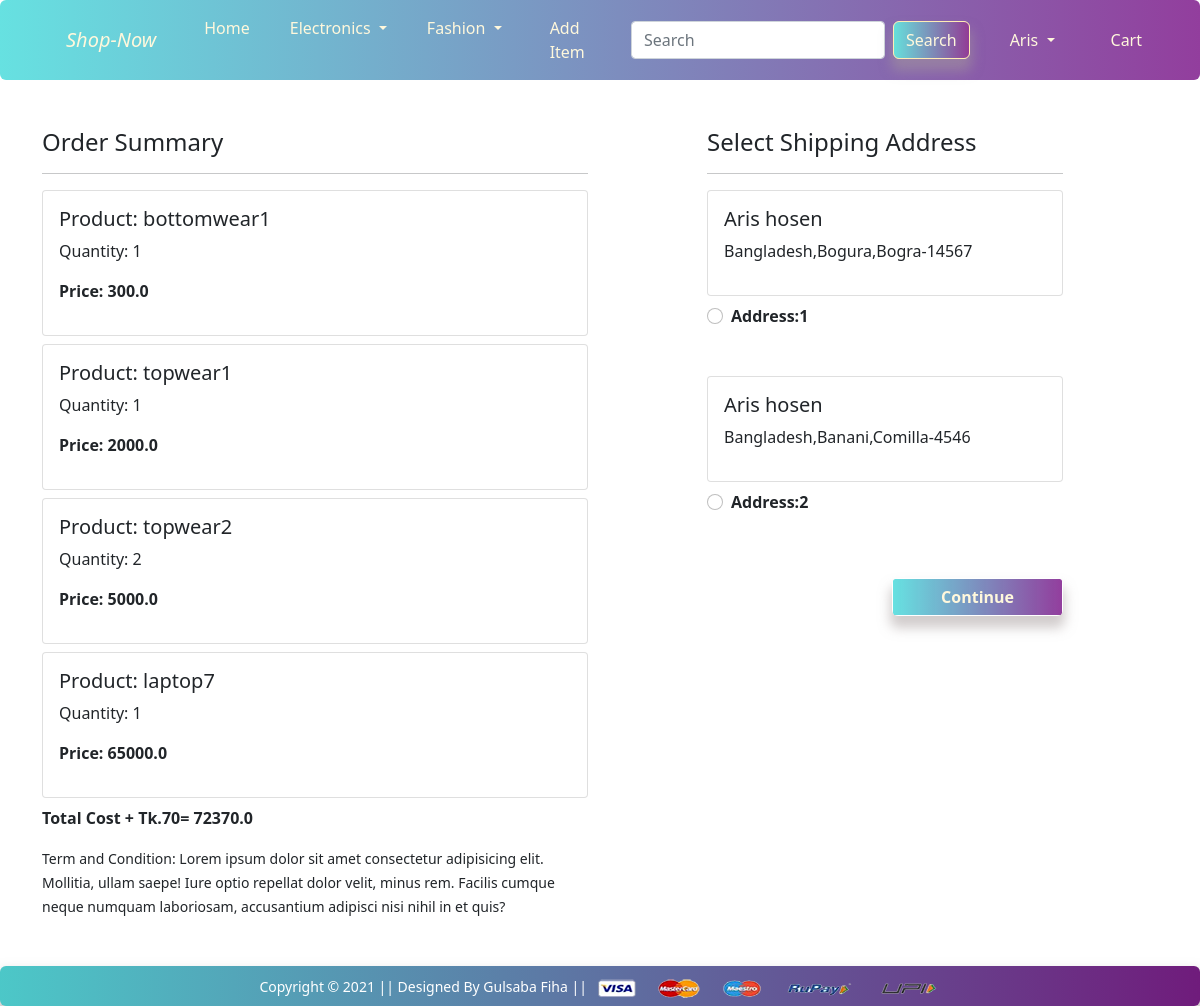
/checkout/ (signed in), run on an earlier commit of the app's database.
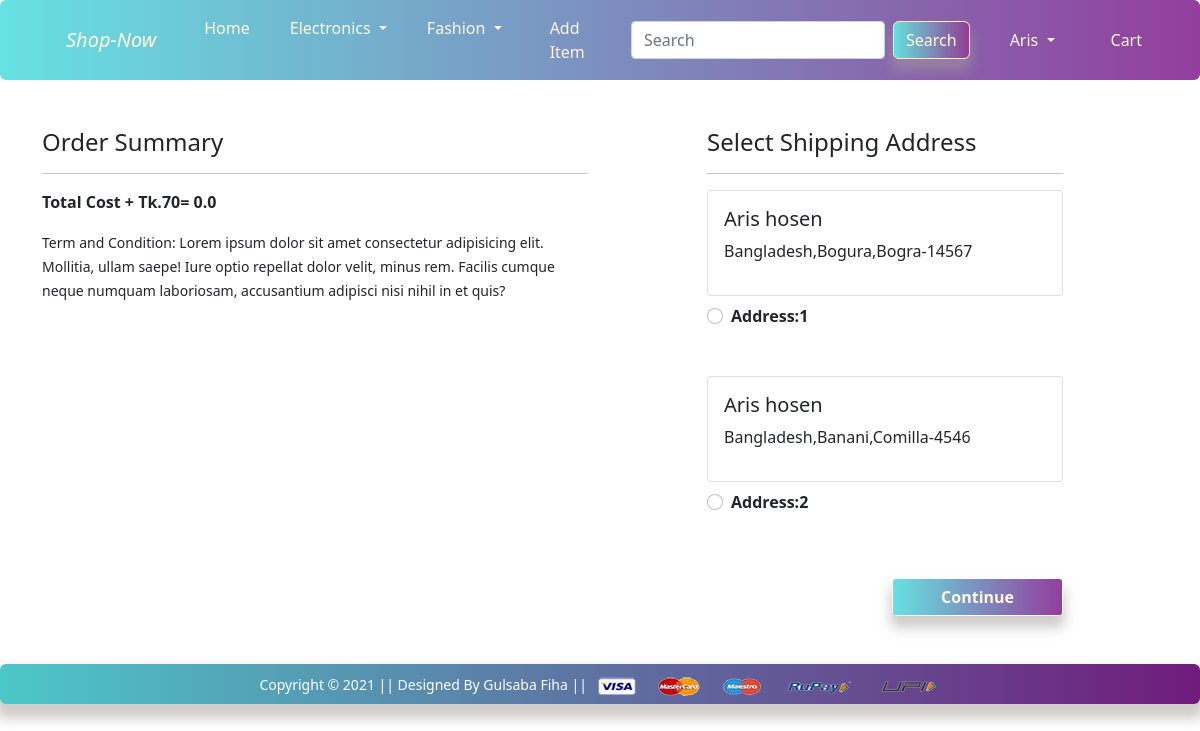
And on a later commit of the database.
### app/models.py (models this page shows, shortened)
class Cart(models.Model):
    id = models.BigAutoField(primary_key=True,null=False)
    user=models.ForeignKey(User,on_delete=models.CASCADE)
    product= models.ForeignKey(Product,on_delete=models.CASCADE)
    quantity= models.PositiveIntegerField(default=1)
    @property
    def total_cost(self):
        return self.quantity * self.product.discounted_price

class Product(models.Model):
    id = models.BigAutoField(primary_key=True,null=False)
    title=models.CharField(max_length=200)
    selling_price=models.FloatField()
    discounted_price=models.FloatField()
    description=models.TextField()
    brand=models.CharField(max_length=200)
    category=models.CharField(choices=CATEGORY_CHOICES,max_length=2)
    product_image=models.ImageField(upload_to='productimg')

class Customer(models.Model):
    id = models.BigAutoField(primary_key=True,null=False)
    user=models.ForeignKey(User,on_delete=models.CASCADE)
    name=models.CharField(max_length=200)
    locality=models.CharField(max_length=200)
    city=models.CharField(max_length=200)
    zipcode=models.IntegerField()
    state=models.CharField(choices=STATE_CHOICES,max_length=20)

### app/views.py (the view)
# urls.py: path('checkout/', views.checkout, name='checkout'),
@login_required
def checkout(request):
  user=request.user
  add=Customer.objects.filter(user=user)
  cart_items=Cart.objects.filter(user=user)
  amount=0.0
  shipping_amount=70.0
  totalamount=0.0
  cart_product=[p for p in Cart.objects.all() if p.user==request.user]
  if cart_product:
    for p in cart_product:
      tempamount=(p.quantity * p.product.discounted_price)
      amount+=tempamount
    totalamount=amount+shipping_amount
  return render(request, 'app/checkout.html',{
    'add':add,
    'totalamount':totalamount,
    'cart_items':cart_items
  })

### app/templates/app/checkout.html (shortened to what this page needs)
{% extends 'app/base.html' %}
{% load static %}
{% block main-content %}
<div class="container">
 <div class="row mt-5">
  <div class="col-sm-6">
    <h4>Order Summary</h4>
    <hr>
    {% for item in cart_items %}
      <div class="card mb-2">
        <div class="card-body">
          <h5>Product: {{item.product.title}}</h5>
          <p>Quantity: {{item.quantity}}</p>
          <p class="fw-bold">Price: {{item.total_cost}} </p>
        </div>
      </div>
      {% endfor %}
      <p class="fw-bold"> Total Cost + Tk.70= {{totalamount}}</p>
    <small>Term and Condition: Lorem ipsum dolor sit amet consectetur adipisicing elit. Mollitia, ullam saepe! Iure optio repellat dolor velit, minus rem. Facilis cumque neque numquam laboriosam, accusantium adipisci nisi nihil in et quis?</small>
  </div>
  <div class="col-sm-4 offset-sm-1">
    <h4>Select Shipping Address</h4>
    <hr>
    <form action="/paymentdone">
    {% for ad in add  %}
      <div class="card">
        <div class="card-body">
        <h5>{{ad.name}}</h5>
        <p>{{ad.locality}},{{ad.city}},{{ad.state}}-{{ad.zipcode}}</p>
        </div>
      </div>
        <div class="form-check mt-2 mb-5">
          <input class="form-check-input" name="custid" id="custadd{{forloop.counter}}" type="radio" value="{{ad.id}}">
          <label class="form-check-label fw-bold" for="custadd{{forloop.counter}}">
            Address:{{forloop.counter}}</label>
        </div>
        {% endfor %}
        <div class="text-end">
          <button type="submit" class="btn cart mt-3 px-5 fw-bold">Continue</button>
        </div>
      </form>
    </div>
  </div>
</div>
{% endblock main-content %}

What changed in the data, as far as the page shows it:
removed Cart: product "bottomwear1", quantity "1", total_cost "300.0"
removed Cart: product "topwear1", quantity "1", total_cost "2000.0"
removed Cart: product "topwear2", quantity "2", total_cost "5000.0"
removed Cart: product "laptop7", quantity "1", total_cost "65000.0"
Also different on the page:
{{ totalamount }}: "72370.0" → "0.0"
